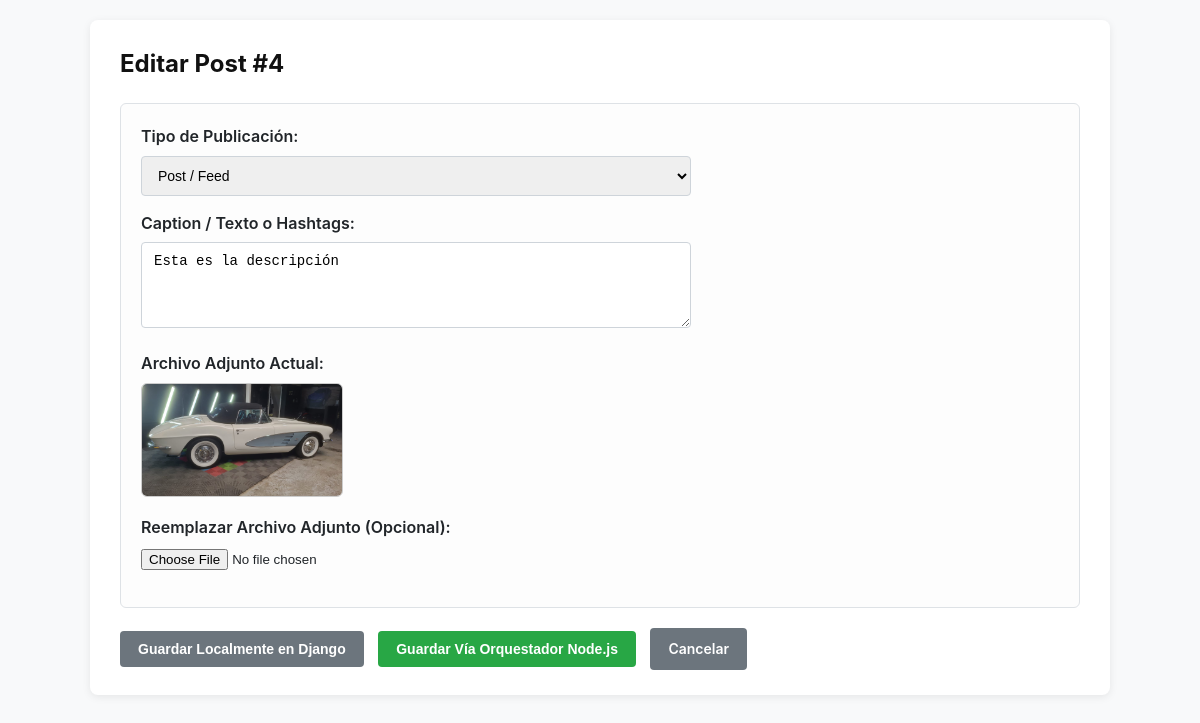
The page /publications/post/4/edit/ on the database as committed earlier.
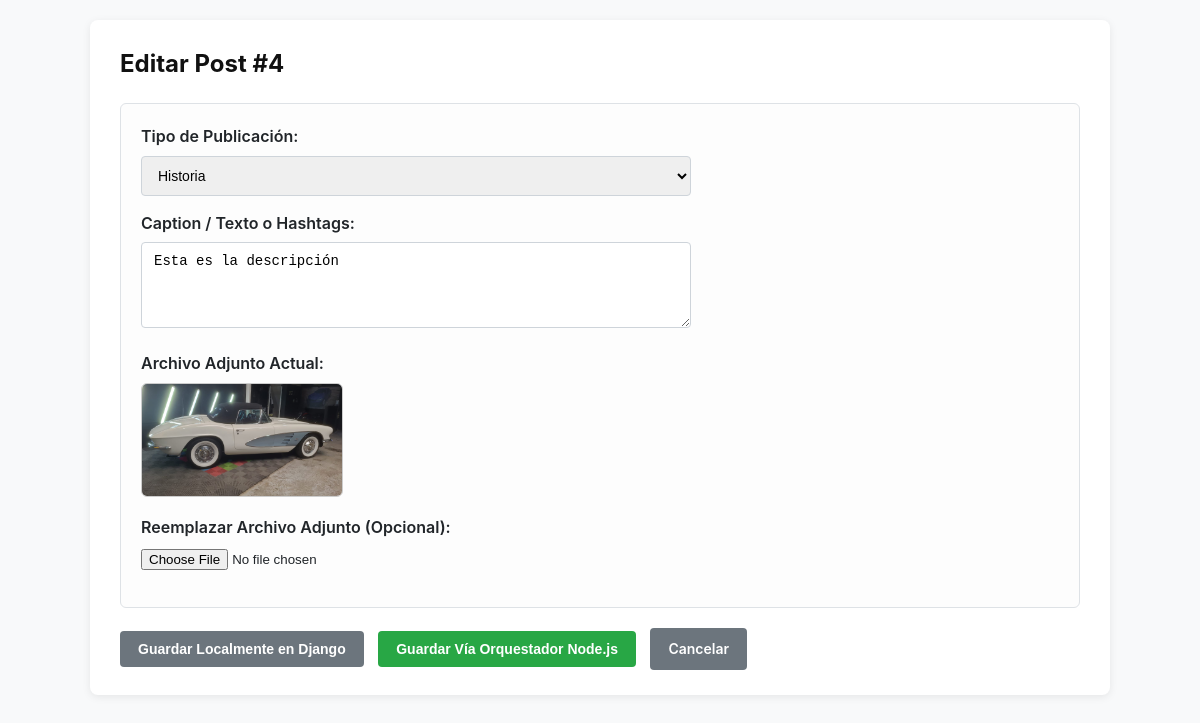
The same page on the database as committed later.
### publications_network/models.py (models this page shows, shortened)
class PostContent(models.Model):
    POST_TYPES = [
        ('post', 'Post / Feed'),
        ('reel', 'Reel / Short'),
        ('story', 'Historia'),
    ]
    file = models.FileField(upload_to='publications_media/', help_text="El archivo físico en disco")
    caption = models.TextField(blank=True, null=True, help_text="Texto o hashtags base")
    post_type = models.CharField(max_length=10, choices=POST_TYPES, default='post')
    created_at = models.DateTimeField(auto_now_add=True)
    @property
    def file_extension(self):
        if self.file:
            return os.path.splitext(str(self.file.name))[1].lower()
        return ''
    @property
    def is_image(self):
        ext = self.file_extension
        image_exts = ['.jpg', '.jpeg', '.jfif', '.pjpeg', '.pjp', '.png', '.gif', '.webp', '.svg', '.bmp', '.ico', '.avif', '.heic', '.tiff']
        return ext in image_exts or ext == ''
    @property
    def is_video(self):
        video_exts = ['.mp4', '.webm', '.ogg', '.mov', '.m4v', '.mkv']
        return self.file_extension in video_exts
    @property
    def media_url(self):
        if not self.file:
            return ''
        try:
            return self.file.url
        except Exception:
            return f"/media/{self.file.name}"

### publications_network/views.py (the view, shortened to what this page needs)
# urls.py: path('post/<int:post_id>/edit/', views.edit_post, name='edit_post'),
def edit_post(request, post_id):
    post = get_object_or_404(PostContent, pk=post_id)
    return render(request, 'publications_network/edit_post.html', {
        'post': post,
        'post_types': PostContent.POST_TYPES
    })

### publications_network/templates/publications_network/edit_post.html (shortened to what this page needs)
{% load static %}
<!DOCTYPE html>
<html lang="es">
<head>
    <link rel="stylesheet" href="{% static 'publications_network/css/style.css' %}">
</head>
<body>
    <div class="container">
        <h2>Editar Post #{{ post.id }}</h2>
        <form method="POST" action="{% url 'edit_post' post.id %}" enctype="multipart/form-data">
            <div class="form-section">
                <div class="form-group">
                    <label for="post_type">Tipo de Publicación:</label>
                    <select name="post_type" id="post_type">
                        {% for code, label in post_types %}
                            <option value="{{ code }}" {% if post.post_type == code %}selected{% endif %}>{{ label }}</option>
                        {% endfor %}
                    </select>
                </div>
                <div class="form-group">
                    <label for="caption">Caption / Texto o Hashtags:</label>
                    <textarea name="caption" id="caption" rows="4">{{ post.caption }}</textarea>
                </div>
                <div class="form-group">
                    <label>Archivo Adjunto Actual:</label>
                    <div style="margin-bottom: 10px;">
                        {% if post.is_video %}
                            <video src="{{ post.media_url }}" controls style="max-width: 200px; max-height: 150px; border-radius: 6px; border: 1px solid #ccc;"></video>
                        {% elif post.is_image %}
                            <img src="{{ post.media_url }}" alt="Media actual" style="max-width: 200px; max-height: 150px; object-fit: cover; border-radius: 6px; border: 1px solid #ccc;">
                        {% else %}
                            <a href="{{ post.media_url }}" target="_blank">Ver archivo actual</a>
                        {% endif %}
                    </div>
                    <label for="file">Reemplazar Archivo Adjunto (Opcional):</label>
                    <input type="file" name="file" id="file">
                </div>
            </div>
            <button type="submit" name="action" value="edit_django" onclick="submitFormWithLoading('edit_django');" class="btn btn-secondary">
                Guardar Localmente en Django
            </button>
            <button type="submit" name="action" value="edit_microservice" onclick="submitFormWithLoading('edit_microservice');" class="btn btn-primary" style="margin-left: 10px; background-color: #28a745; border-color: #28a745;">
                Guardar Vía Orquestador Node.js
            </button>
            <a href="{% url 'create_post' %}" class="btn btn-secondary" style="margin-left: 10px;">Cancelar</a>
        </form>
    </div>
</body>
</html>

Rows that differ between the two databases and show on the page:
changed PostContent "Esta es la descripción": post_type "Post / Feed" → "Historia"
